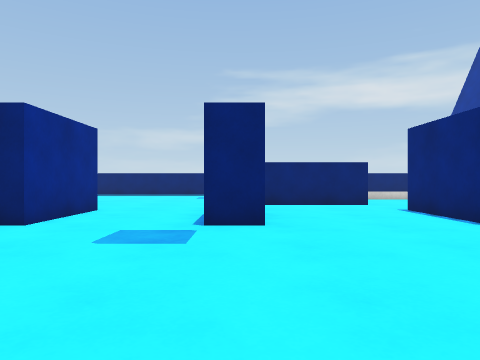
view 1 (above)

17 first-person views from a walk through a scene from a Unity 3-D project. The camera is 0.72 m above the floor, looks level and sees 70° across. The floor is counted in squares, 1 m on a side. Each view is taken from the middle of a square. On the plan, view 1 faces up. The plan holds only what a view shows up to about 11 squares ahead; the rest is blank. The place goes on beyond the plan. The player character is not drawn. Surface patterns are stand-ins for the level's own textures.

view 2
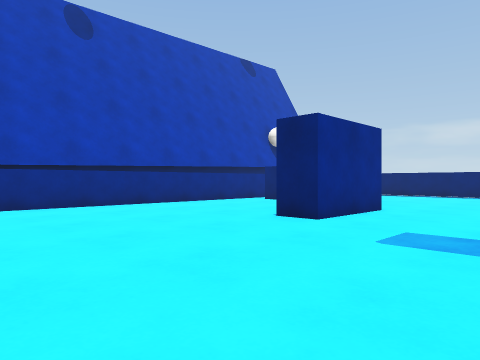

view 3
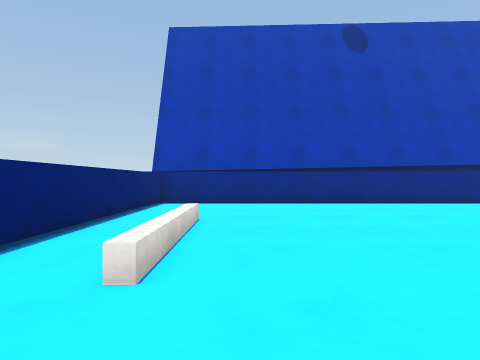

view 4
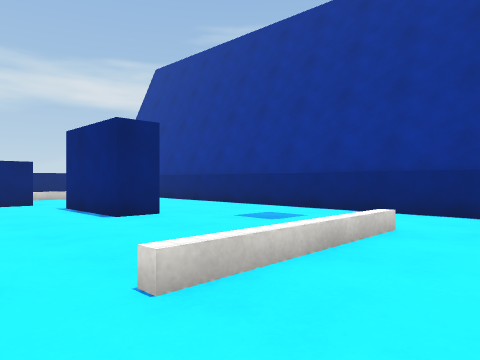

view 5
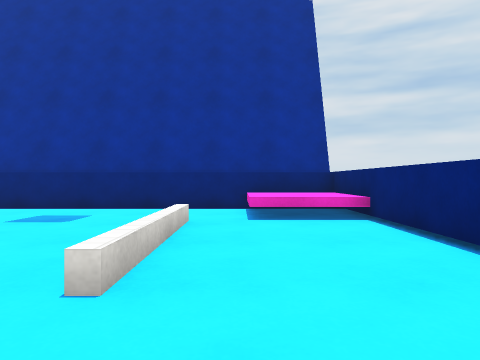

view 6
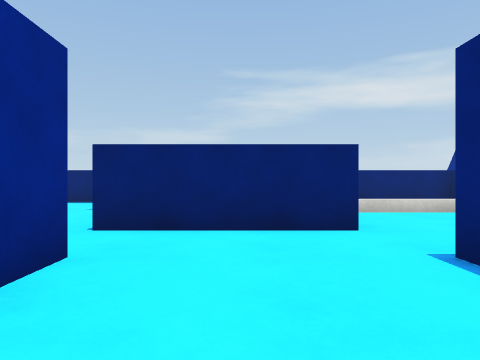

view 7
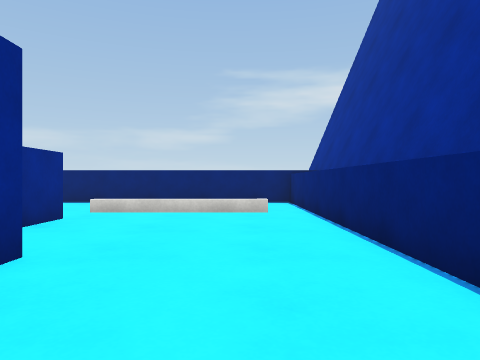

view 8
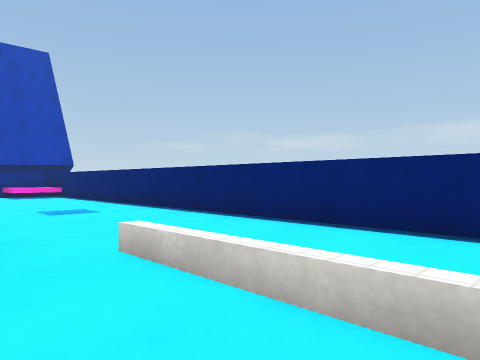

view 9
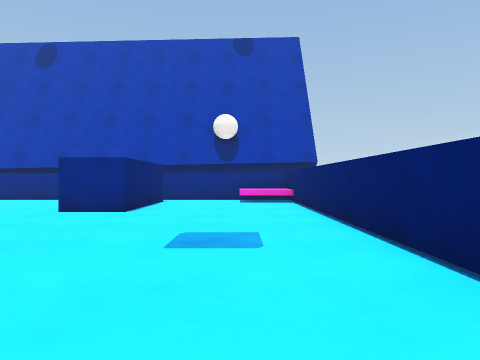

view 10
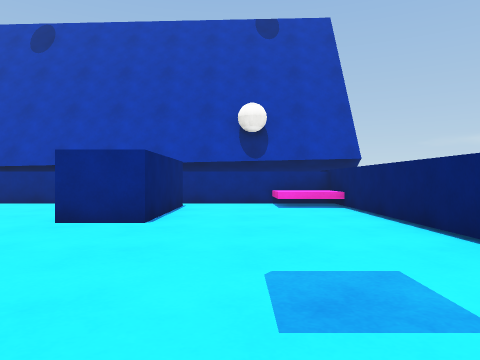

view 11
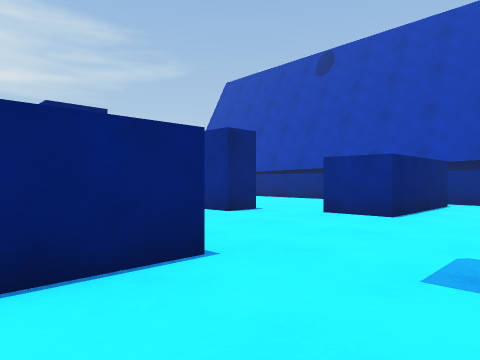

view 12
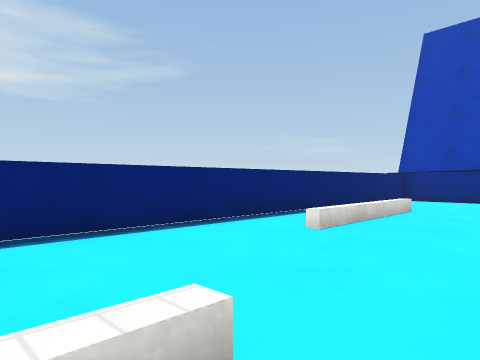

view 13
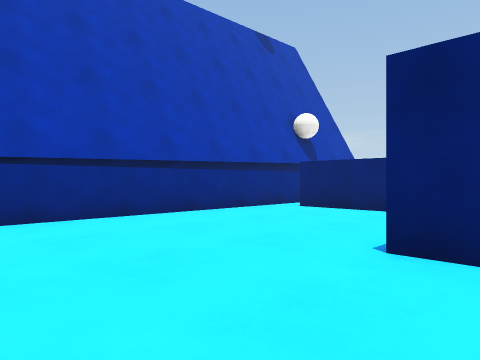

view 14
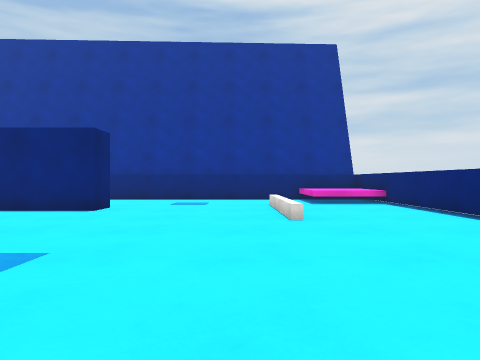

view 15
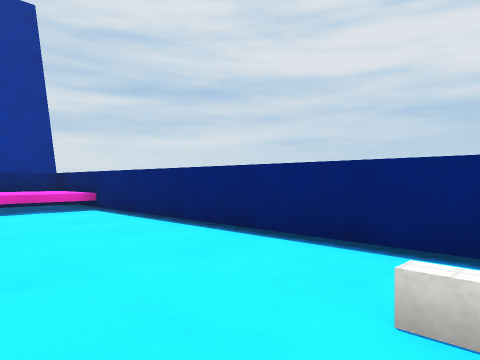

view 16
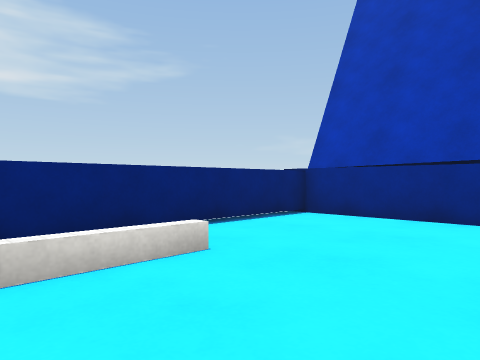

view 17
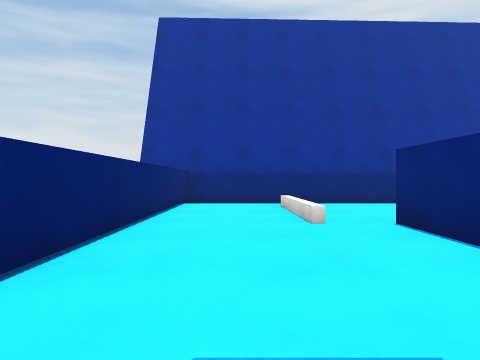

### Floor plan
Key: @ floor where view 1 was taken; # wall or solid block; . floor; = window, fence, low wall or low ledge; ^ raised ledge.
Columns run from 10 left of view 1 to 10 right of it. Each row starts with its distance up from view 1.
 16 ^^^#################
 15 ^^^................#
 14 ^^^................#
 13 #.............==^^.#
 12 #..................#
 11 #.####....####.....#
 10 #.####....####.....#
  9 #..................#
  8 #.....#...#...##...#
  7 #.....#...#...##...#
  6 #.....#...#...##...#
  5 #..................#
  4 #..................#
  3 #..................#
  2 #..................#
  1 #...........=====..##
  0 #.........@......^^##
 -1 #....====.......^^^^#
 -2 #...............^^^^#
 -3 ################

Where each view was taken, in squares from view 1:
view 1: 0 up, 0 right, facing up
view 2: 0 up, 0 right, facing up-left
view 3: 0 up, 1 right, facing left
view 4: 1 down, 1 right, facing up-right
view 5: 0 up, 0 right, facing right
view 6: 5 up, 2 right, facing up
view 7: 5 up, 7 right, facing up
view 8: 11 up, 7 right, facing up-left
view 9: 14 up, 3 right, facing left
view 10: 13 up, 1 right, facing left
view 11: 14 up, 2 right, facing down-left
view 12: 2 up, 3 right, facing down-left
view 13: 2 up, 3 left, facing up-left
view 14: 2 up, 4 left, facing right
view 15: 1 up, 2 left, facing down-right
view 16: 2 up, 3 left, facing down-left
view 17: 14 up, 2 left, facing right
